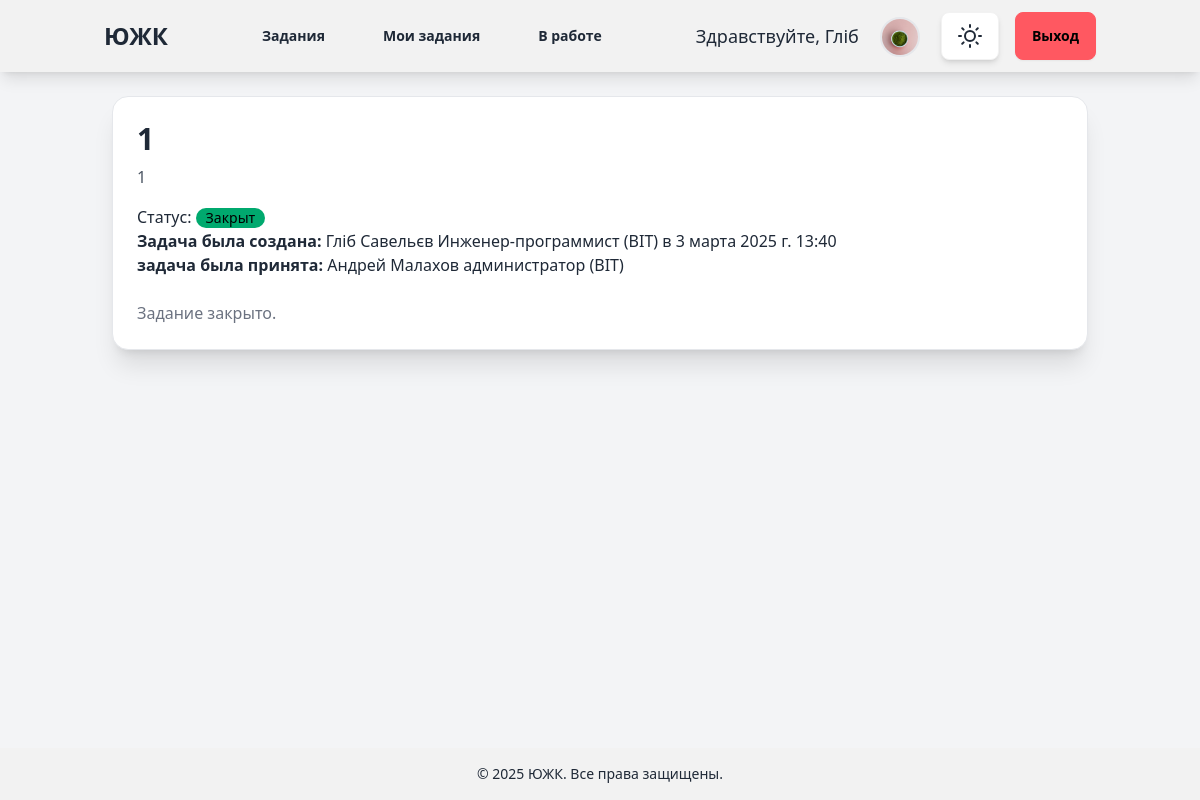
/ticket/45/ (signed in), run on the app's committed database.
### account/models.py (models this page shows, shortened)
class CustomUser(AbstractUser):
    department = models.ForeignKey(Department, on_delete=models.SET_NULL, null=True, blank=True)
    position = models.ForeignKey(Position, on_delete=models.SET_NULL, null=True, blank=True, related_name="users")

class Profile(models.Model):
    user = models.OneToOneField(settings.AUTH_USER_MODEL, on_delete=models.CASCADE)
    date_of_birthday = models.DateField(blank=True, null=True)
    photo = models.ImageField(upload_to='users/%Y/%m/%d/', blank=True)
    number = models.CharField(max_length=10, blank=True, null=True)

class Position(models.Model):
    title = models.CharField(max_length=255, unique=True)
    department = models.ForeignKey(Department, on_delete=models.CASCADE, related_name="positions")
    description = models.TextField(blank=True, null=True)
    created_at = models.DateTimeField(auto_now_add=True)
    updated_at = models.DateTimeField(auto_now=True)
    def __str__(self):
        return f"{self.title} ({self.department.name})"

class Department(models.Model):
    name = models.CharField(max_length=80)
    location = models.CharField(max_length=80)
    description = models.TextField()
    created_at = models.DateTimeField(auto_now_add=True)
    updated_at = models.DateTimeField(auto_now=True)

### tickets/models.py (models this page shows, shortened)
class Ticket(models.Model):
    STATUS_CHOICES = [
        ('open', 'Open'),
        ('in_progress', 'In Progress'),
        ('closed', 'Closed'),
    ]
    title = models.CharField(max_length=200)
    description = models.TextField()
    status = models.CharField(max_length=20, choices=STATUS_CHOICES, default='open')
    created_by = models.ForeignKey(CustomUser, on_delete=models.CASCADE, related_name='tickets_created')
    accepted_by = models.ForeignKey(CustomUser, on_delete=models.CASCADE, related_name='tickets_accepted', null=True,
                                    blank=True)
    department = models.ForeignKey(Department, on_delete=models.CASCADE, related_name='tickets', null=True, blank=True)
    position = models.ForeignKey(Position, on_delete=models.CASCADE, related_name='tickets', null=True, blank=True)
    attachment = models.FileField(upload_to='tickets/', null=True, blank=True)
    created_at = models.DateTimeField(auto_now_add=True)
    accepted_at = models.DateTimeField(null=True, blank=True)
    updated_at = models.DateTimeField(auto_now=True)

### tickets/views.py (the view)
# urls.py: path('ticket/<int:ticket_id>/', views.ticket_detail, name='ticket_detail'),
@login_required
def ticket_detail(request, ticket_id):
    ticket = get_object_or_404(Ticket, id=ticket_id)
    return render(request, 'tickets/ticket_detail.html', {'ticket': ticket})

### templates/tickets/ticket_detail.html (shortened to what this page needs)
{% extends "blog/base.html" %}
{% block content2 %}
{% load l10n %}
<div class="container mx-auto p-6">
    <div class="card bg-base-100 shadow-xl border border-gray-200 p-6">
        <h2 class="text-3xl font-bold mb-2">{{ ticket.title }}</h2>
        <p class="text-gray-600">{{ ticket.description }}</p>
        <div class="mt-4">
            <p>Статус:
                    <span class="badge
                        {% if ticket.status == 'open' %}badge-error
                        {% elif ticket.status == 'in_progress' %}badge-warning
                        {% else %}badge-success
                        {% endif %}">
                        {% if ticket.status == 'open' %}Открыт
                        {% elif ticket.status == 'in_progress' %}В процессе
                        {% else %}Закрыт
                        {% endif %}
                    </span>
                </p>
            <p>
                <strong>Задача была создана:</strong>
                {% if ticket.created_by.first_name and ticket.created_by.last_name and ticket.created_by.position%}
                    {{ ticket.created_by.first_name }}
                    {{ ticket.created_by.last_name }}
                    {{ ticket.created_by.position }}
                {% else %}
                    {{ ticket.created_by.username }}
                    {{ ticket.created_by.position }}
                {% endif %} в
                {{ ticket.created_at }}
            <p><strong>задача была принята:</strong>
                {% if ticket.accepted_by %}
                    {% if ticket.accepted_by.first_name and ticket.created_by.last_name and ticket.accepted_by.position%}
                        {{ ticket.accepted_by.first_name }}
                        {{ ticket.accepted_by.last_name }}
                        {{ ticket.accepted_by.position }}
                    {% else %}
                        {{ ticket.accepted_by.username }}
                        {{ ticket.accepted_by.position }}
                    {% endif %}
                {% else %}
                {{ ticket.accepted_by.username|default:"На данный момент не принята" }}
                {% endif %}
            </p>
        </div>
        <div class="mt-6 flex space-x-4">
            {% if ticket.status == 'open' %}
                {% if ticket.department == request.user.department and ticket.position == request.user.position %}
                <form action="{% url 'tickets:accept_ticket' ticket.id %}" method="post">
                    {% csrf_token %}
                    <button type="submit" class="btn btn-warning">Принять задание</button>
                </form>
                {% else %}
                {% endif %}
            {% else %}
                <p class="text-gray-500">Задание закрыто.</p>
            {% endif %}
        </div>
    </div>
</div>
{% endblock %}

### templates/blog/base.html (shortened to what this page needs)
{% load static %}
{% load tailwind_tags %}
<!DOCTYPE html>
<html lang="ru">
<head>
    {% tailwind_css %}
    <script src="https://cdn.tailwindcss.com"></script>
</head>
<body class="bg-gray-100 theme-transition min-h-screen flex flex-col">
    <nav class="bg-base-200 shadow-lg sticky top-0 z-10">
        <div class="container mx-auto px-4 py-3 flex justify-between items-center">
            <a href="http://127.0.0.1:8000/ticket_list_created_by" class="text-2xl font-bold hover:text-primary transition-colors">ЮЖК</a>
            {% if request.user.is_authenticated %}
            <div class="hidden md:flex items-center space-x-6">
                <a href="{% url 'tickets:ticket_list' %}" class="btn btn-ghost hover:bg-base-300">Задания</a>
                <a href="{% url 'tickets:ticket_list_created_by' %}" class="btn btn-ghost hover:bg-base-300">Мои задания</a>
                <a href="{% url 'tickets:ticket_list_accepted_by' %}" class="btn btn-ghost hover:bg-base-300">В работе</a>
            </div>
            <div class="flex items-center space-x-4">
                <span class="text-lg hidden md:inline">Здравствуйте, {{ request.user.first_name|default:request.user.username }}</span>
                <a href="{% url 'account:user_profile' %}" class="btn btn-ghost p-1 hover:ring-2 hover:ring-primary rounded-full transition-all">
                    {% if request.user.profile.photo %}
                        <img src="{{ request.user.profile.photo.url }}" alt="Profile Picture"
                            class="w-10 h-10 rounded-full border-2 border-primary object-cover">
                    {% else %}
                        <img src="/media/tickets/def.png" alt="Default Profile Picture"
                            class="w-10 h-10 rounded-full border-2 border-gray-300 object-cover">
                    {% endif %}
                </a>
                <button id="theme-toggle-btn" class="btn btn-circle bg-base-100 hover:bg-base-300 shadow-md transition-all">
                </button>
                <form action="{% url 'account:logout' %}" method="post" class="inline">
                    <button type="submit" class="btn btn-error hover:btn-error-focus transition-colors">Выход</button>
                </form>
            </div>
            {% else %}
            <div>
                <a href="{% url 'account:login' %}" class="btn btn-primary hover:bg-primary-focus transition-colors">Вход</a>
            </div>
            {% endif %}
        </div>
    </nav>
    {% block content2 %}
    {% endblock %}
    <footer class="bg-base-200 p-4 text-center text-sm mt-auto">
        <div class="container mx-auto">
            <p>© 2025 ЮЖК. Все права защищены.</p>
        </div>
    </footer>
</body>
</html>

### templates/blog/base.html (style rules this page uses)
.theme-transition { transition: background-color 0.3s ease, color 0.3s ease, border-color 0.3s ease; }

### data on the page
CustomUser: user.first_name "Гліб", user.profile.photo (picture)
Ticket: title "1", description "1", created_by.first_name "Гліб", created_by.last_name "Савельєв", created_by.position "Инженер-программист (ВІТ)", created_at "3 марта 2025 г. 13:40", accepted_by.first_name "Андрей", accepted_by.last_name "Малахов", accepted_by.position "администратор (ВІТ)"
